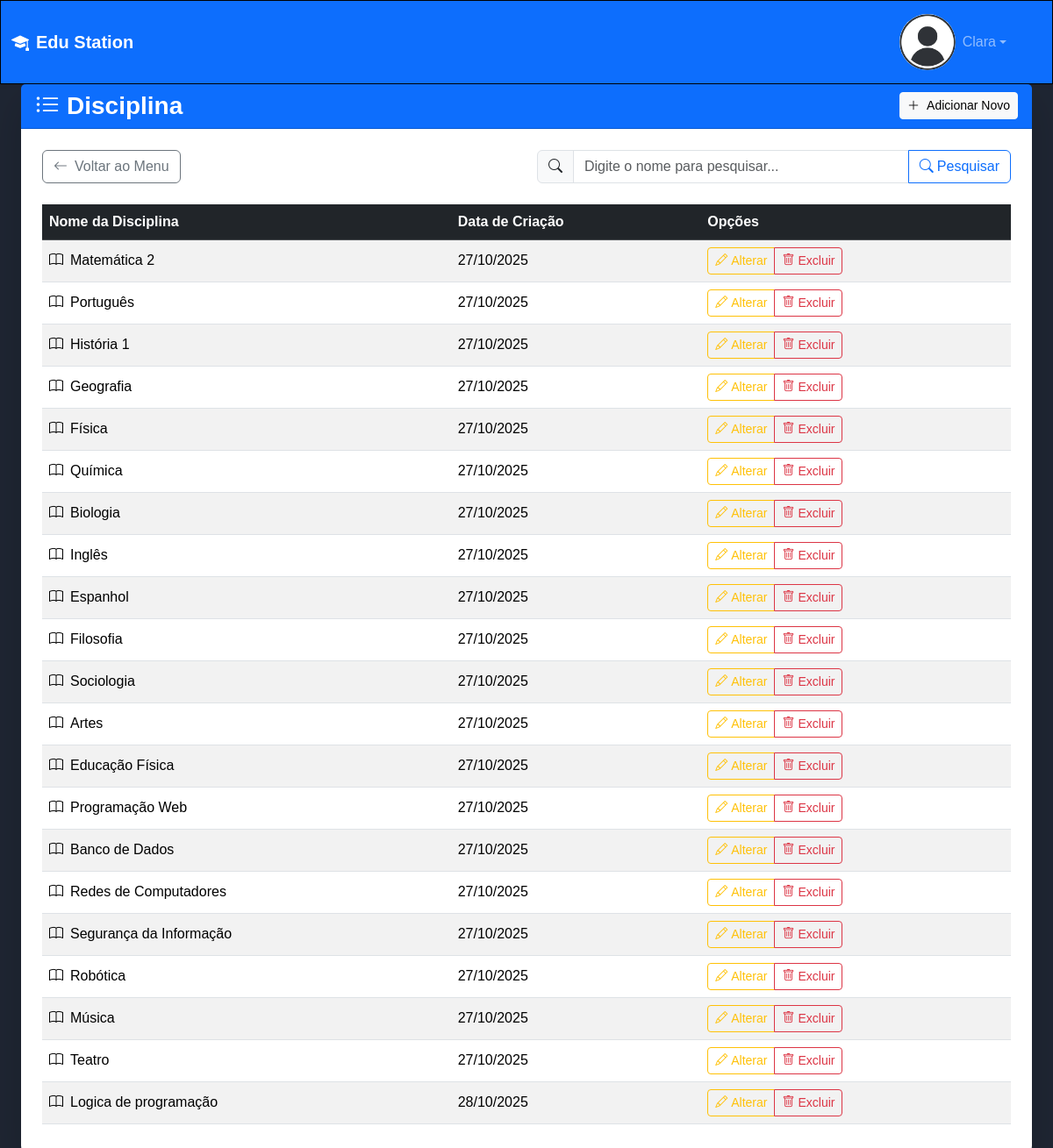
Screenshot of /disciplina/ (signed in) with the database file from the repository.
### disciplina/models.py (models this page shows, shortened)
class Disciplina(models.Model):
    nome_disciplina = models.CharField(max_length=50)
    data_criacao = models.DateTimeField(default='1999-01-01')
    class Meta:
        verbose_name = 'Disciplina'

### disciplina/views.py (the view)
# urls.py: path('disciplina/', include('disciplina.urls')),
@login_required(login_url='loginInicio:login_usuario')
def disciplina(request):
    if request.method == 'GET':
        data_static = {
            'css': '/css/baseListagem.css',
            'js': 'javascript/direcaoListar.js',
            'titulo': 'Disciplina',
            'link': 'disciplina:cadDisciplina',
            'th_tabela': ['Nome da Disciplina', 'Data de Criação', 'Opções'],
            'td_links': {
                'Alterar':'disciplina:altDisciplina',
                'Excluir':'disciplina:excluirDisciplina'
            }
        }
        disciplinas = Disciplina.objects.all()
        disciplinas_data = [
            {
                'id': disciplina.id,
                'nome_disciplina': disciplina.nome_disciplina,
                'data_criacao': disciplina.data_criacao.strftime('%d/%m/%Y')
            } for disciplina in disciplinas
        ]
        return render(request, 'baseListagem.html', {'data_static': data_static,
                                                     'data_cadastros': disciplinas_data})

### WorkStationSchool/templates/baseListagem.html (shortened to what this page needs)
{% extends "base.html" %}
{% load static %}
{% block main %}
<div class="container-fluid h-100 d-flex flex-column">
    <div class="row flex-grow-1">
        <div class="col-12 d-flex flex-column">
            <div class="card shadow-lg border-0 rounded-4 flex-grow-1 d-flex flex-column">
                <div class="card-header bg-primary text-white">
                    <div class="row align-items-center">
                        <div class="col">
                            <h3 class="mb-0 fw-bold">
                                <i class="bi bi-list-ul me-2"></i>{{data_static.titulo}}
                            </h3>
                        </div>
                        {% if data_static.link %}
                        <div class="col-auto">
                            <a href='{% url data_static.link %}' class="btn btn-light btn-sm">
                                <i class="bi bi-plus-lg me-2"></i>Adicionar Novo
                            </a>
                        </div>
                        {% endif %}
                    </div>
                </div>
                <div class="card-body p-4 flex-grow-1 d-flex flex-column">
                    <div class="row mb-4 justify-content-between align-items-center">
                        <div class="col-md-4">
                            <a href="{% url 'loginInicio:inicio' %}" class="btn btn-outline-secondary">
                                <i class="bi bi-arrow-left me-2"></i>Voltar ao Menu
                            </a>
                        </div>
                        <div class="col-md-6">
                            <div class="input-group">
                                <span class="input-group-text">
                                    <i class="bi bi-search"></i>
                                </span>
                                <input type="search" class="form-control" placeholder="Digite o nome para pesquisar..." id="pesquisa">
                                <button class="btn btn-outline-primary" type="button">
                                    <i class="bi bi-search me-1"></i>Pesquisar
                                </button>
                            </div>
                        </div>
                    </div>
                    <div class="table-responsive flex-grow-1">
                        <table class="table table-hover table-striped">
                            <thead class="table-dark">
                                <tr>
                                    {% for th in data_static.th_tabela %}
                                    {% if data_static.titulo == 'Turma' and th == 'Opções'%}
                                    <th style="width: 22rem;">{{th}}</th>
                                    {% else %}
                                    <th>{{th}}</th>
                                    {% endif %}
                                    {% endfor %}
                                </tr>
                            </thead>
                            <tbody>
                                {% for data in data_cadastros %}
                                <tr id="{{data.id}}" class="align-middle">
                                    {% if data.cpf %}
                                    <td>
                                        <i class="bi bi-person me-2"></i>{{data.nome}}
                                    </td>
                                    <td>{{data.cpf}}</td>
                                    <td>{{data.data_nascimento}}</td>
                                    {% elif data.nome_disciplina %}
                                    <td>
                                        <i class="bi bi-book me-2"></i>{{data.nome_disciplina}}
                                    </td>
                                    <td>{{data.data_criacao}}</td>
                                    {% elif data.ano %}
                                    <td>
                                        <i class="bi bi-people me-2"></i>{{data.nome_turma}}
                                    </td>
                                    <td>{{data.ano}}</td>
                                    <td>{{data.data_criacao}}</td>
                                    {% endif %}
                                    <td>
                                        {% if data.links %}
                                        <div class="btn-group" role="group">
                                            {% for td, link_name in data.links.items %}
                                            {% if td == 'Alterar' %}
                                            <a href="#" onclick="linkMudança(event, '{% url link_name data.id %}', '{{td}}', {{data.id}})"
                                               class="btn btn-outline-warning btn-sm">
                                                <i class="bi bi-pencil me-1"></i>{{td}}
                                            </a>
                                            {% elif td == 'Excluir' %}
                                            <a href="#" onclick="linkMudança(event, '{% url link_name data.id %}', '{{td}}', {{data.id}})"
                                               class="btn btn-outline-danger btn-sm">
                                                <i class="bi bi-trash me-1"></i>{{td}}
                                            </a>
                                            {% elif 'Ver ' in td %}
                                            <a href="#" class="btn btn-outline-info btn-sm"
                                                        data-bs-toggle="modal"
                                                        data-bs-target="#infoPopup"
                                                        data-bs-url="{% url link_name data.id %}">
                                                <i class="bi bi-eye me-1"></i>{{td}}
                                            </a>
                                            {% else %}
                                            <a href="#" onclick="linkMudança(event, '{% url link_name data.id %}', '{{td}}', {{data.id}})"
                                               class="btn btn-outline-primary btn-sm">
                                                <i class="bi bi-gear me-1"></i>{{td}}
                                            </a>
                                            {% endif %}
                                            {% endfor %}
                                        </div>
                                        {% elif data_static.td_links %}
                                        <div class="btn-group" role="group">
                                            {% for td, link_name in data_static.td_links.items %}
                                            {% if td == 'Alterar' %}
                                            <a href="#" onclick="linkMudança(event, '{% url link_name data.id %}', '{{td}}', {{data.id}})"
                                               class="btn btn-outline-warning btn-sm">
                                                <i class="bi bi-pencil me-1"></i>{{td}}
                                            </a>
                                            {% elif td == 'Excluir' %}
                                            <a href="#" onclick="linkMudança(event, '{% url link_name data.id %}', '{{td}}', {{data.id}})"
                                               class="btn btn-outline-danger btn-sm">
                                                <i class="bi bi-trash me-1"></i>{{td}}
                                            </a>
                                            {% else %}
                                            <a href="#" onclick="linkMudança(event, '{% url link_name data.id %}', '{{td}}', {{data.id}})"
                                               class="btn btn-outline-primary btn-sm">
                                                <i class="bi bi-gear me-1"></i>{{td}}
                                            </a>
                                            {% endif %}
                                            {% endfor %}
                                        </div>
                                        {% endif %}
                                    </td>
                                </tr>
                                {% empty %}
                                <tr>
                                    <td colspan="{{data_static.th_tabela|length}}" class="text-center text-muted py-4">
                                        <i class="bi bi-inbox me-2"></i>Nenhum registro encontrado
                                    </td>
                                </tr>
                                {% endfor %}
                            </tbody>
                        </table>
                    </div>
                </div>
            </div>
        </div>
    </div>
</div>
{% endblock main %}

### loginInicio/templates/base.html (shortened to what this page needs)
{% load static %}
<!DOCTYPE html>
<html lang="pt-br">
<head>
    <link href="https://cdn.jsdelivr.net/npm/bootstrap@5.3.2/dist/css/bootstrap.min.css" rel="stylesheet">
    <link rel="stylesheet" href="https://cdn.jsdelivr.net/npm/bootstrap-icons@1.11.1/font/bootstrap-icons.css">
    <link rel="stylesheet" href={% static "css/base.css" %}>
</head>
<body class="bg-light d-flex flex-column" style="height: 100vh;">
    <nav class="navbar navbar-expand-lg navbar-dark bg-primary shadow-sm">
        <div class="container-fluid">
            <a class="navbar-brand fw-bold" href={% url "loginInicio:inicio" %}>
                <i class="bi bi-mortarboard-fill me-2"></i>Edu Station
            {% if user.is_authenticated %}
            <div class="navbar-nav ms-auto">
                <div class="nav-item dropdown">
                    <a class="nav-link dropdown-toggle d-flex align-items-center" href="#" role="button" data-bs-toggle="dropdown">
                        <img src={% static "img/icone_perfil.jpg" %} alt="perfil" class="rounded-circle me-2" width="32" height="64">
                        <span class="d-none d-md-inline">{{ user.first_name|default:user.username }}</span>
                    </a>
                </div>
            </div>
            {% endif %}
        </div>
    </nav>
    <main class="container-fluid flex-grow-1 d-flex flex-column" style="overflow-y: auto;">
        {% block main %}
        {% endblock main %}
    </main>
</body>
</html>

### static/css/base.css (style rules this page uses)
:root { --cor-infos: #51A3A3; --cor-main: #1F2633; --cor-links: black; --borda: 1px black solid; }
* { font-family: Arial, Helvetica, sans-serif; margin: 0; padding: 0; box-sizing: border-box; list-style: none; text-decoration: none; }
a { color: var(--cor-links); }

### rows the page displays
Disciplina: nome_disciplina "Matemática 2"
Disciplina: nome_disciplina "Português"
Disciplina: nome_disciplina "História 1"
Disciplina: nome_disciplina "Geografia"
Disciplina: nome_disciplina "Física"
Disciplina: nome_disciplina "Química"
Disciplina: nome_disciplina "Biologia"
Disciplina: nome_disciplina "Inglês"
Disciplina: nome_disciplina "Espanhol"
Disciplina: nome_disciplina "Filosofia"
Disciplina: nome_disciplina "Sociologia"
Disciplina: nome_disciplina "Artes"
Disciplina: nome_disciplina "Educação Física"
Disciplina: nome_disciplina "Programação Web"
Disciplina: nome_disciplina "Banco de Dados"
Disciplina: nome_disciplina "Redes de Computadores"
Disciplina: nome_disciplina "Segurança da Informação"
Disciplina: nome_disciplina "Robótica"
Disciplina: nome_disciplina "Música"
Disciplina: nome_disciplina "Teatro"
Disciplina: nome_disciplina "Logica de programação"

### other values shown
{{ user.first_name|default:user.username }} "Clara"
{{ data_static.titulo }} "Disciplina"
{{ th }} "Nome da Disciplina" "Data de Criação" "Opções"
{{ data.data_criacao }} "27/10/2025" "27/10/2025" "27/10/2025" "27/10/2025" "27/10/2025" "27/10/2025" "27/10/2025" "27/10/2025" "27/10/2025" "27/10/2025" "27/10/2025" "27/10/2025" "27/10/2025" "27/10/2025" "27/10/2025" "27/10/2025" "27/10/2025" "27/10/2025" "27/10/2025" "27/10/2025" "28/10/2025"
{{ td }} "Alterar" "Alterar" "Alterar" "Alterar" "Alterar" "Alterar" "Alterar" "Alterar" "Alterar" "Alterar" "Alterar" "Alterar" "Alterar" "Alterar" "Alterar" "Alterar" "Alterar" "Alterar" "Alterar" "Alterar" "Alterar"
{{ td }} "Excluir" "Excluir" "Excluir" "Excluir" "Excluir" "Excluir" "Excluir" "Excluir" "Excluir" "Excluir" "Excluir" "Excluir" "Excluir" "Excluir" "Excluir" "Excluir" "Excluir" "Excluir" "Excluir" "Excluir" "Excluir"
